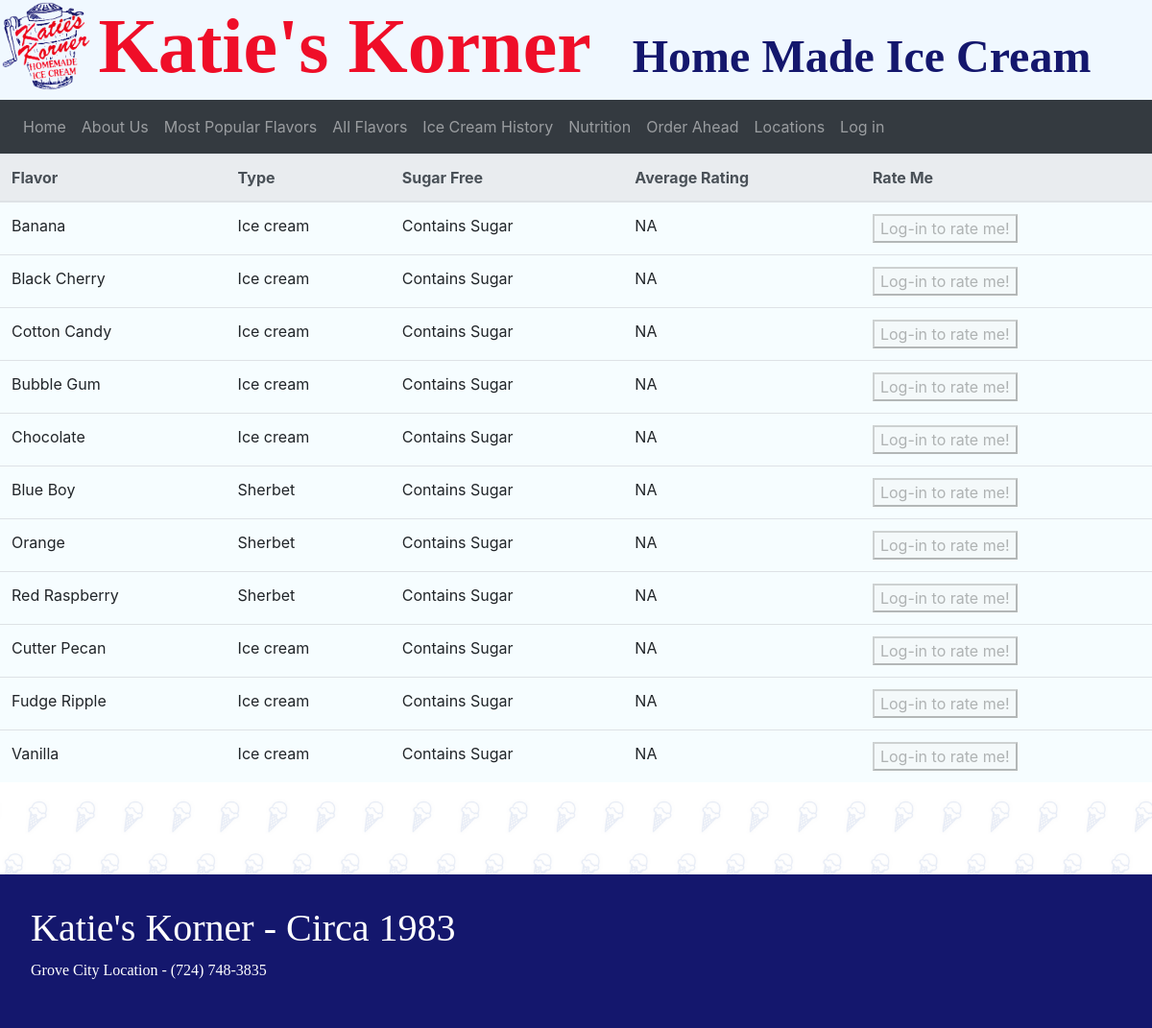
Page /flavors/ on the earlier database version.
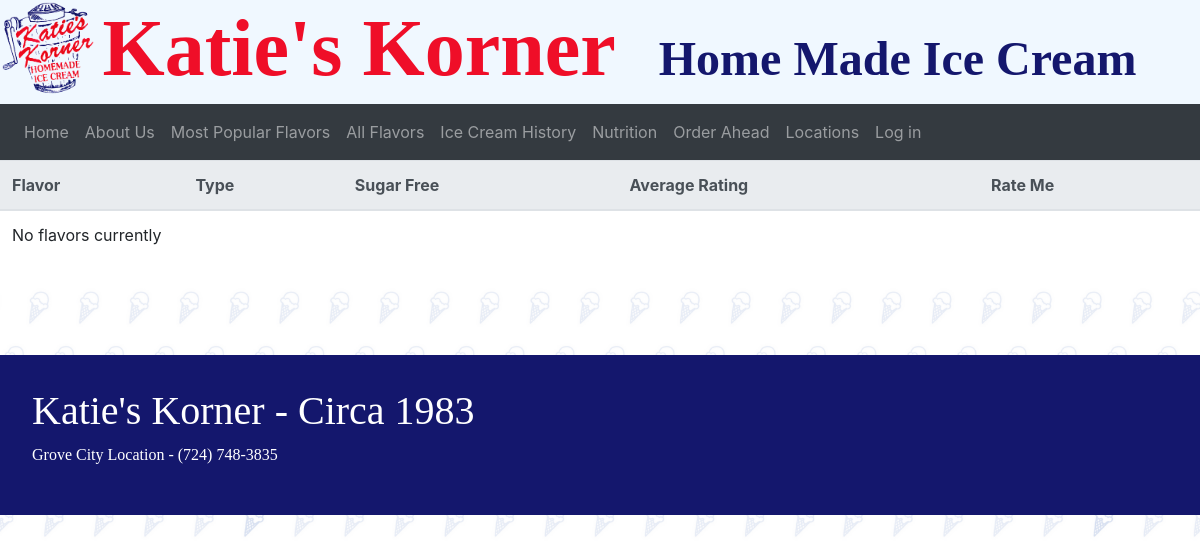
Same page on the later database version.
### welcome.py (models this page shows, shortened)
class IceCreamFlavors(db.Model):
    __tablename__ = 'IceCreamFlavors'
    id = db.Column(db.Integer, primary_key=True)
    flavor = db.Column(db.Unicode, nullable=False)
    isRegularFlavor = db.Column(db.Boolean, nullable=False)
    isSherbet = db.Column(db.Boolean, nullable=False)
    hasSugar = db.Column(db.Boolean, nullable=False)

### welcome.py (the view, shortened to what this page needs)
@app.route('/flavors/', methods=['GET', 'POST'])
def flavors():
    form = RateFlavorForm()
    flavorList = IceCreamFlavors.query.all()
    existingRankings = FlavorRating.query.all()
    averageRankings = dict()
    for flavor in flavorList:
        count = 0
        averageRankings[flavor.flavor] = 0
        for ranking in FlavorRating.query.filter_by(flavor = flavor.flavor):
            averageRankings[flavor.flavor] += ranking.rating
            count += 1
        if (count > 0):
            averageRankings[flavor.flavor] = averageRankings.get(flavor.flavor) / count
        else:
            averageRankings[flavor.flavor] = "NA"
    return render_template("rateflavor.j2", user=current_user, form=form, flavors=flavorList, rankings=existingRankings, avgRatings = averageRankings)

### templates/rateflavor.j2 (shortened to what this page needs)
{% extends "base.j2" %}
{% block main %}
<div id="FlavorPageBody">
  <div class="table-responsive">
  <table class="table table-hover">
    <thead class="thead-light">
      <tr>
        <th scope="col">Flavor</th>
        <th scope="col">Type</th>
        <th scope="col">Sugar Free</th>
        <th scope="col">Average Rating</th>
        <th scope="col">Rate Me</th>
      </tr>
    </thead>
    <tbody>
      {% if flavors %}
        {% for flavor in flavors %}
          <tr class="FlavorRow">
            <td data-toggle="collapse" data-target="#{{flavor.flavor}}" class="clickable flavor_label">{{flavor.flavor}}</td>
            {% if flavor.isSherbet %}
                <td data-toggle="collapse" data-target="#{{flavor.flavor}}" class="clickable">Sherbet</td>
            {% else %}
                <td data-toggle="collapse" data-target="#{{flavor.flavor}}" class="clickable">Ice cream</td>
            {% endif %}
            {% if flavor.isSugarFree %}
                <td data-toggle="collapse" data-target="#{{flavor.flavor}}" class="clickable">Sugar Free</td>
            {% else %}
                <td data-toggle="collapse" data-target="#{{flavor.flavor}}" class="clickable">Contains Sugar</td>
            {% endif %}
            {% if avgRatings %}
              {% if avgRatings.get(flavor.flavor) == "NA" %}
                <td data-toggle="collapse" data-target="#{{flavor.flavor}}" class="clickable">NA</td>
              {% endif %}
            {% endif %}
            <td>
              {% if user.is_authenticated %}
                <button type="button" class="RateMeBtn" name="{{flavor.flavor}}" data-toggle="modal" data-target="#modalRate">Rate Me!</button>
              {% else %}
                <button type="button" disabled>Log-in to rate me!</button>
              {% endif %}
            </td>
          </tr>
        {% endfor %}
      {% else %}
        <td colspan="5">No flavors currently</td>
      {% endif %}
    </tbody>
  </table>
</div>
{% endblock %}

### templates/base.j2 (shortened to what this page needs)
<!DOCTYPE html>
<html lang="en">
<head>
  <link rel="stylesheet" href="https://maxcdn.bootstrapcdn.com/bootstrap/4.0.0/css/bootstrap.min.css">
  <link rel="stylesheet" href="/static/styles/loginStyleSheet.css">
  <link rel="stylesheet" href="/static/styles/mapStyleSheet.css"/>
</head>
<body>
  <header id="welcome-header">
    <div class='row'>
      <div id=HeaderIMGContainer class='col-md-1'>
        <img id="HeaderIMG" src="/static/KatiesLogo.gif"/>
      </div>
      <div id='HeaderTextContainer' class='col-md-11'>
        <h1 id="HeaderTitle" >Katie's Korner &nbsp;</h1>
        <h1 id="HeaderSubtitle">Home Made Ice Cream</h1>
      </div>
    </div>
    <nav class="navbar navbar-expand-sm bg-dark navbar-dark" style="padding-left: 1rem;">
      <div class="collapse navbar-collapse" id="collapsibleNavbar">
        <div class="navbar-nav">
          <a class="nav-item nav-link {% block active_home %}{% endblock %}" href="{{url_for('index')}}">Home</a>
          <a class="nav-item nav-link {% block active_about %}{% endblock %}" href="https://www.katieskorner.com/history.html">About Us</a>
          <a class="nav-item nav-link {% block active_pop_flavors %}{% endblock %}" href="https://www.katieskorner.com/MostPopFlv.html">Most Popular Flavors</a>
          <a class="nav-item nav-link {% block active_flavors %}{% endblock %}" href="{{url_for('flavors')}}">All Flavors</a>
          <a class="nav-item nav-link {% block active_history %}{% endblock %}" href="https://www.katieskorner.com/IceCreamHistory.html">Ice Cream History</a>
          <a class="nav-item nav-link {% block active_nutrition %}{% endblock %}" href="https://www.katieskorner.com/Info/NutritionGuide.html">Nutrition</a>
          <a class="nav-item nav-link {% block active_order %}{% endblock %}" href="#">Order Ahead</a>
          <a class="nav-item nav-link {% block active_geo %}{% endblock %}" href="{{url_for('map')}}">Locations</a>
          {% if user.is_authenticated %}
          {% if user.user_role == 3 %}
          <a class="nav-item nav-link {% block active_manage %}{% endblock %}" href="{{url_for('manage')}}">Manage</a>
          {% endif %}
          <div class="topnav-right">
            <a id="Logout" class="nav-item nav-link {% block active_logout %}{% endblock %}" href="{{url_for('get_logout')}}">Log out</a>
          </div>
          {% else %}
          <div class="topnav-right">
            <a class="nav-item nav-link {% block active_login %}{% endblock %}" href="{{url_for('login')}}">Log in</a>
          </div>
          {% endif %}
        </div>
      </div>
    </nav>
  </header>
  <main>
  {% block main %}{% endblock %}
  </main>
  <footer>
    <div class="container footer-container">
      <div class="row footer-rows">
        <h1>Katie's Korner - Circa 1983</h1>
      </div>
      <div class="row footer-rows">
        <p> Grove City Location - (724) 748-3835</p>
      </div>
    </div>
  </footer>
</body>
</html>

### static/styles/loginStyleSheet.css (style rules this page uses)
footer { margin-top:5rem; padding-bottom: 10rem; background-color:#14176d; font-family: "Brush Script MT", cursve; color:white; padding:2rem; text-align: center; height: 10rem; }
.footer-rows { text-align: center; display:flex; }
.footer-container { text-align: center; }
body,html { height: 100%; width:100%; }
#HeaderIMG { padding:3%; width:6rem; height:6rem; }
#HeaderIMGContainer { display: inline-block; vertical-align: text-bottom; }
#HeaderTitle { display: inline-block; font-family: "Brush Script MT", cursive; color: #ef0e28; font-weight: 700; font-size: 500%; }
#HeaderTextContainer { margin-left:0; text-align: left; }
#HeaderSubtitle { display: inline-block; font-family: "Brush Script MT", cursive; color: #14176d; font-weight: 700; font-size: 300%; }
header { text-align: left; background-color: aliceblue; }
body { background-image: url("/static/icecream-background.png"); background-size: contain; }
#FlavorPageBody { background-color: white; }

Differences in the rows shown:
removed IceCreamFlavors: flavor "Banana"
removed IceCreamFlavors: flavor "Black Cherry"
removed IceCreamFlavors: flavor "Cotton Candy"
removed IceCreamFlavors: flavor "Bubble Gum"
removed IceCreamFlavors: flavor "Chocolate"
removed IceCreamFlavors: flavor "Blue Boy"
removed IceCreamFlavors: flavor "Orange"
removed IceCreamFlavors: flavor "Red Raspberry"
removed IceCreamFlavors: flavor "Cutter Pecan"
removed IceCreamFlavors: flavor "Fudge Ripple"
removed IceCreamFlavors: flavor "Vanilla"
Other differences:
text now shown: "No flavors currently"
